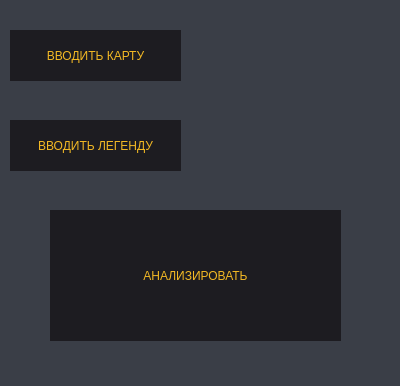
<?xml version="1.0" encoding="UTF-8"?>
<ui version="4.0">
 <class>Dialog</class>
 <widget class="QDialog" name="Dialog">
  <property name="geometry">
   <rect>
    <x>0</x>
    <y>0</y>
    <width>400</width>
    <height>386</height>
   </rect>
  </property>
  <property name="windowTitle">
   <string>Dialog</string>
  </property>
  <property name="styleSheet">
   <string notr="true">background-color: #3a3e47</string>
  </property>
  <widget class="QPushButton" name="pushButton">
   <property name="geometry">
    <rect>
     <x>10</x>
     <y>30</y>
     <width>171</width>
     <height>51</height>
    </rect>
   </property>
   <property name="styleSheet">
    <string notr="true">QPushButton{
	font: 10pt&quot;Century Gothic&quot;;
	color: #f2b824;
	background-color: #1d1c21;
	border: none;
}

QPushButton:hover{
	color: #f2c44e;
	background-color: #3a3c42;
}

QPushButton:pressed {
	color: #eb7b13;
}</string>
   </property>
   <property name="text">
    <string>ВВОДИТЬ КАРТУ</string>
   </property>
  </widget>
  <widget class="QPushButton" name="pushButton_2">
   <property name="geometry">
    <rect>
     <x>10</x>
     <y>120</y>
     <width>171</width>
     <height>51</height>
    </rect>
   </property>
   <property name="styleSheet">
    <string notr="true">QPushButton{
	font: 10pt&quot;Century Gothic&quot;;
	color: #f2b824;
	background-color: #1d1c21;
	border: none;
}

QPushButton:hover{
	color: #f2c44e;
	background-color: #3a3c42;
}

QPushButton:pressed {
	color: #eb7b13;
}</string>
   </property>
   <property name="text">
    <string>ВВОДИТЬ ЛЕГЕНДУ</string>
   </property>
  </widget>
  <widget class="QPushButton" name="pushButton_3">
   <property name="geometry">
    <rect>
     <x>50</x>
     <y>210</y>
     <width>291</width>
     <height>131</height>
    </rect>
   </property>
   <property name="styleSheet">
    <string notr="true">QPushButton{
	font: 18pt&quot;Century Gothic&quot;;
	color: #f2b824;
	background-color: #1d1c21;
	border: none;
}

QPushButton:hover{
	color: #f2c44e;
	background-color: #3a3c42;
}

QPushButton:pressed {
	color: #eb7b13;
}</string>
   </property>
   <property name="text">
    <string>АНАЛИЗИРОВАТЬ</string>
   </property>
  </widget>
  <widget class="QLabel" name="label">
   <property name="geometry">
    <rect>
     <x>190</x>
     <y>40</y>
     <width>191</width>
     <height>31</height>
    </rect>
   </property>
   <property name="styleSheet">
    <string notr="true">color: #ccc;
font: 12pt &quot;MS Shell Dlg 2&quot;;</string>
   </property>
   <property name="text">
    <string/>
   </property>
  </widget>
  <widget class="QLabel" name="label_2">
   <property name="geometry">
    <rect>
     <x>190</x>
     <y>130</y>
     <width>191</width>
     <height>31</height>
    </rect>
   </property>
   <property name="styleSheet">
    <string notr="true">color: #ccc;
font: 12pt &quot;MS Shell Dlg 2&quot;;</string>
   </property>
   <property name="text">
    <string/>
   </property>
  </widget>
 </widget>
 <resources/>
 <connections/>
</ui>
